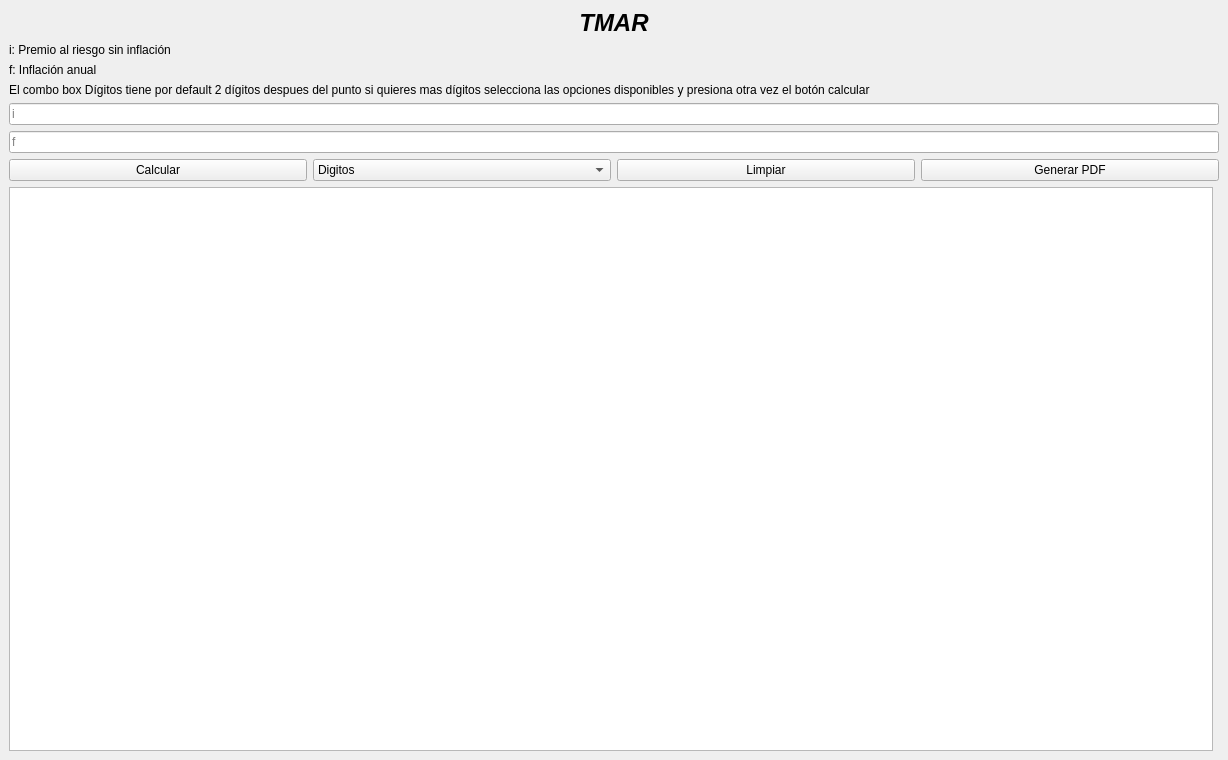
<?xml version="1.0" encoding="UTF-8"?>
<ui version="4.0">
 <class>MainWindow</class>
 <widget class="QMainWindow" name="MainWindow">
  <property name="windowModality">
   <enum>Qt::WindowModal</enum>
  </property>
  <property name="geometry">
   <rect>
    <x>0</x>
    <y>0</y>
    <width>1228</width>
    <height>760</height>
   </rect>
  </property>
  <property name="windowTitle">
   <string>TMAR</string>
  </property>
  <property name="styleSheet">
   <string notr="true">font: 16pt &quot;Segoe UI&quot;;

width: 70%;</string>
  </property>
  <widget class="QWidget" name="centralwidget">
   <layout class="QVBoxLayout" name="verticalLayout">
    <item>
     <widget class="QLabel" name="label_title">
      <property name="font">
       <font>
        <family>Segoe UI</family>
        <pointsize>18</pointsize>
        <italic>true</italic>
        <bold>true</bold>
       </font>
      </property>
      <property name="styleSheet">
       <string notr="true">font: 700 italic 18pt &quot;Segoe UI&quot;;</string>
      </property>
      <property name="text">
       <string>TMAR</string>
      </property>
      <property name="alignment">
       <set>Qt::AlignCenter</set>
      </property>
     </widget>
    </item>
    <item>
     <widget class="QLabel" name="label_2">
      <property name="text">
       <string>i: Premio al riesgo sin inflación</string>
      </property>
     </widget>
    </item>
    <item>
     <widget class="QLabel" name="label_3">
      <property name="text">
       <string>f: Inflación anual</string>
      </property>
     </widget>
    </item>
    <item>
     <widget class="QLabel" name="label_7">
      <property name="styleSheet">
       <string notr="true">font: 9pt &quot;Segoe UI&quot;;</string>
      </property>
      <property name="text">
       <string>El combo box Dígitos tiene por default 2 dígitos despues del punto si quieres mas dígitos selecciona las opciones disponibles y presiona otra vez el botón calcular</string>
      </property>
     </widget>
    </item>
    <item>
     <widget class="QLineEdit" name="txt_i">
      <property name="placeholderText">
       <string>i</string>
      </property>
     </widget>
    </item>
    <item>
     <widget class="QLineEdit" name="txt_f">
      <property name="placeholderText">
       <string>f</string>
      </property>
     </widget>
    </item>
    <item>
     <layout class="QHBoxLayout" name="horizontalLayout_2">
      <item>
       <widget class="QPushButton" name="btn_calcular">
        <property name="text">
         <string>Calcular</string>
        </property>
       </widget>
      </item>
      <item>
       <widget class="QComboBox" name="cb_digitos">
        <item>
         <property name="text">
          <string>Digitos</string>
         </property>
        </item>
        <item>
         <property name="text">
          <string>3</string>
         </property>
        </item>
        <item>
         <property name="text">
          <string>4</string>
         </property>
        </item>
        <item>
         <property name="text">
          <string>5</string>
         </property>
        </item>
        <item>
         <property name="text">
          <string>Todos</string>
         </property>
        </item>
       </widget>
      </item>
      <item>
       <widget class="QPushButton" name="btn_limpiar">
        <property name="text">
         <string>Limpiar</string>
        </property>
       </widget>
      </item>
      <item>
       <widget class="QPushButton" name="btn_generar_pdf">
        <property name="text">
         <string>Generar PDF</string>
        </property>
       </widget>
      </item>
     </layout>
    </item>
    <item>
     <layout class="QHBoxLayout" name="horizontalLayout">
      <item>
       <widget class="QTextBrowser" name="tb_resultado"/>
      </item>
      <item>
       <layout class="QVBoxLayout" name="verticalLayout_2">
        <item>
         <widget class="QWidget" name="widgetGrafico" native="true"/>
        </item>
       </layout>
      </item>
     </layout>
    </item>
   </layout>
  </widget>
 </widget>
 <resources/>
 <connections/>
</ui>
